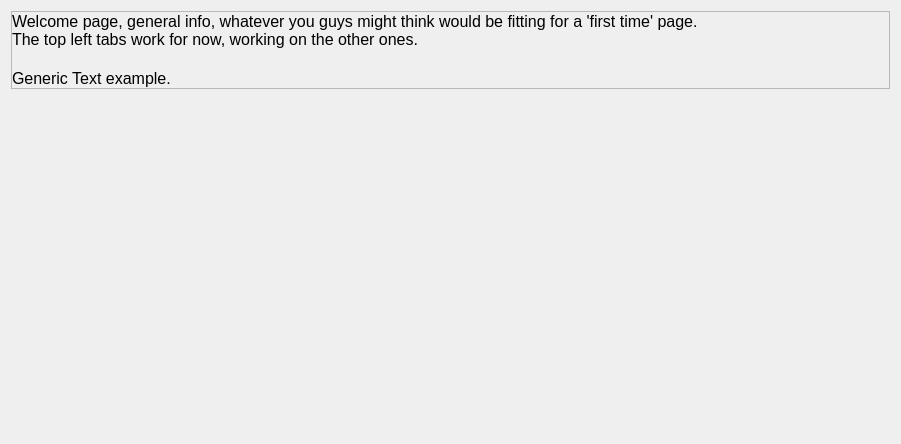
                   <widget class="QWidget" name="scrollAreaWidgetContents">
                    <property name="geometry">
                     <rect>
                      <x>0</x>
                      <y>0</y>
                      <width>901</width>
                      <height>444</height>
                     </rect>
                    </property>
                    <property name="styleSheet">
                     <string notr="true"/>
                    </property>
                    <layout class="QHBoxLayout" name="horizontalLayout_13">
                     <item alignment="Qt::AlignTop">
                      <widget class="QFrame" name="frame_14">
                       <property name="frameShape">
                        <enum>QFrame::StyledPanel</enum>
                       </property>
                       <property name="frameShadow">
                        <enum>QFrame::Raised</enum>
                       </property>
                       <layout class="QVBoxLayout" name="verticalLayout_27">
                        <property name="spacing">
                         <number>20</number>
                        </property>
                        <property name="leftMargin">
                         <number>0</number>
                        </property>
                        <property name="topMargin">
                         <number>0</number>
                        </property>
                        <property name="rightMargin">
                         <number>0</number>
                        </property>
                        <property name="bottomMargin">
                         <number>0</number>
                        </property>
                        <item alignment="Qt::AlignLeft|Qt::AlignTop">
                         <widget class="QLabel" name="label_27">
                          <property name="font">
                           <font>
                            <pointsize>12</pointsize>
                           </font>
                          </property>
                          <property name="text">
                           <string>Welcome page, general info, whatever you guys might think would be fitting for a 'first time' page.
The top left tabs work for now, working on the other ones.</string>
                          </property>
                         </widget>
                        </item>
                        <item alignment="Qt::AlignLeft|Qt::AlignTop">
                         <widget class="QLabel" name="label_32">
                          <property name="font">
                           <font>
                            <pointsize>12</pointsize>
                           </font>
                          </property>
                          <property name="text">
                           <string>Generic Text example.</string>
                          </property>
                         </widget>
                        </item>
                       </layout>
                      </widget>
                     </item>
                    </layout>
                   </widget>
